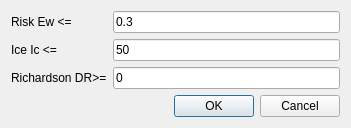
<?xml version="1.0" encoding="UTF-8"?>
<ui version="4.0">
 <class>meteorology</class>
 <widget class="QDialog" name="meteorology">
  <property name="geometry">
   <rect>
    <x>0</x>
    <y>0</y>
    <width>351</width>
    <height>126</height>
   </rect>
  </property>
  <property name="windowTitle">
   <string>Dialog</string>
  </property>
  <layout class="QVBoxLayout" name="verticalLayout">
   <item>
    <layout class="QGridLayout" name="gridLayout">
     <item row="0" column="1">
      <widget class="QLineEdit" name="le_risk">
       <property name="text">
        <string>0.3</string>
       </property>
       <property name="readOnly">
        <bool>true</bool>
       </property>
      </widget>
     </item>
     <item row="1" column="1">
      <widget class="QLineEdit" name="le_ice">
       <property name="text">
        <string>50</string>
       </property>
       <property name="readOnly">
        <bool>true</bool>
       </property>
      </widget>
     </item>
     <item row="0" column="0">
      <widget class="QLabel" name="label">
       <property name="text">
        <string>Risk Ew &lt;=</string>
       </property>
      </widget>
     </item>
     <item row="1" column="0">
      <widget class="QLabel" name="label_2">
       <property name="text">
        <string>Ice Ic &lt;=</string>
       </property>
      </widget>
     </item>
     <item row="2" column="0">
      <widget class="QLabel" name="label_3">
       <property name="text">
        <string>Richardson DR&gt;=</string>
       </property>
      </widget>
     </item>
     <item row="2" column="1">
      <widget class="QLineEdit" name="le_richardson">
       <property name="text">
        <string>0</string>
       </property>
       <property name="readOnly">
        <bool>true</bool>
       </property>
      </widget>
     </item>
    </layout>
   </item>
   <item>
    <widget class="QDialogButtonBox" name="buttonBox">
     <property name="orientation">
      <enum>Qt::Horizontal</enum>
     </property>
     <property name="standardButtons">
      <set>QDialogButtonBox::Cancel|QDialogButtonBox::Ok</set>
     </property>
    </widget>
   </item>
  </layout>
 </widget>
 <resources/>
 <connections>
  <connection>
   <sender>buttonBox</sender>
   <signal>accepted()</signal>
   <receiver>meteorology</receiver>
   <slot>accept()</slot>
   <hints>
    <hint type="sourcelabel">
     <x>248</x>
     <y>254</y>
    </hint>
    <hint type="destinationlabel">
     <x>157</x>
     <y>274</y>
    </hint>
   </hints>
  </connection>
  <connection>
   <sender>buttonBox</sender>
   <signal>rejected()</signal>
   <receiver>meteorology</receiver>
   <slot>reject()</slot>
   <hints>
    <hint type="sourcelabel">
     <x>316</x>
     <y>260</y>
    </hint>
    <hint type="destinationlabel">
     <x>286</x>
     <y>274</y>
    </hint>
   </hints>
  </connection>
 </connections>
</ui>
